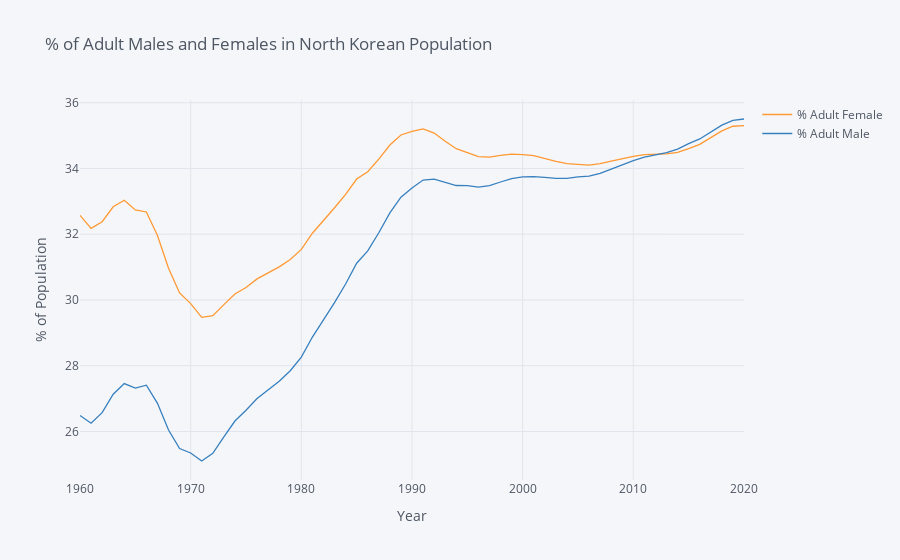

Notebook code cell kept with this figure:
### Code cell
nk["% Adult Female"] = nk["% Adult Female"]*nk["% Female"]/100
nk["% Adult Male"] = nk["% Adult Male"]*nk["% Male"]/100

nk[["% Adult Female", "% Adult Male"]].iplot(title="% of Adult Males and Females in North Korean Population",
                                            yTitle="% of Population",xTitle='Year')

### Figure 1 — Plotly figure (JSON) as saved in the notebook; plotly's stock layout.template omitted (floating-point values rounded to 4 significant figures)
{"data": [{"line": {"color": "rgba(255, 153, 51, 1.0)", "dash": "solid", "shape": "linear", "width": 1.3}, "mode": "lines", "name": "% Adult Female", "text": "", "type": "scatter", "x": [2020, 2019, 2018, 2017, 2016, 2015, 2014, 2013, 2012, 2011, 2010, 2009, 2008, 2007, 2006, 2005, 2004, 2003, 2002, 2001, 2000, 1999, 1998, 1997, 1996, 1995, 1994, 1993, 1992, 1991, 1990, 1989, 1988, 1987, 1986, 1985, 1984, 1983, 1982, 1981, 1980, 1979, 1978, 1977, 1976, 1975, 1974, 1973, 1972, 1971, 1970, 1969, 1968, 1967, 1966, 1965, 1964, 1963, 1962, 1961, 1960], "y": [35.3, 35.28, 35.14, 34.93, 34.73, 34.61, 34.49, 34.44, 34.44, 34.42, 34.36, 34.31, 34.23, 34.14, 34.1, 34.12, 34.15, 34.22, 34.31, 34.39, 34.42, 34.44, 34.4, 34.34, 34.36, 34.47, 34.6, 34.83, 35.08, 35.21, 35.13, 35.02, 34.71, 34.28, 33.9, 33.68, 33.21, 32.8, 32.43, 32.03, 31.54, 31.23, 31.01, 30.84, 30.64, 30.38, 30.18, 29.86, 29.52, 29.47, 29.89, 30.21, 30.97, 31.96, 32.68, 32.74, 33.03, 32.83, 32.38, 32.18, 32.57]}, {"line": {"color": "rgba(55, 128, 191, 1.0)", "dash": "solid", "shape": "linear", "width": 1.3}, "mode": "lines", "name": "% Adult Male", "text": "", "type": "scatter", "x": [2020, 2019, 2018, 2017, 2016, 2015, 2014, 2013, 2012, 2011, 2010, 2009, 2008, 2007, 2006, 2005, 2004, 2003, 2002, 2001, 2000, 1999, 1998, 1997, 1996, 1995, 1994, 1993, 1992, 1991, 1990, 1989, 1988, 1987, 1986, 1985, 1984, 1983, 1982, 1981, 1980, 1979, 1978, 1977, 1976, 1975, 1974, 1973, 1972, 1971, 1970, 1969, 1968, 1967, 1966, 1965, 1964, 1963, 1962, 1961, 1960], "y": [35.5, 35.46, 35.32, 35.1, 34.9, 34.76, 34.59, 34.48, 34.41, 34.35, 34.24, 34.11, 33.98, 33.85, 33.77, 33.75, 33.7, 33.7, 33.73, 33.75, 33.74, 33.69, 33.59, 33.48, 33.43, 33.48, 33.48, 33.57, 33.67, 33.65, 33.41, 33.13, 32.65, 32.04, 31.49, 31.12, 30.49, 29.92, 29.41, 28.87, 28.26, 27.85, 27.53, 27.28, 27.0, 26.65, 26.32, 25.84, 25.33, 25.1, 25.35, 25.48, 26.05, 26.86, 27.41, 27.32, 27.46, 27.13, 26.57, 26.25, 26.49]}], "layout": {"legend": {"bgcolor": "#F5F6F9", "font": {"color": "#4D5663"}}, "paper_bgcolor": "#F5F6F9", "plot_bgcolor": "#F5F6F9", "title": {"font": {"color": "#4D5663"}, "text": "% of Adult Males and Females in North Korean Population"}, "xaxis": {"gridcolor": "#E1E5ED", "showgrid": true, "tickfont": {"color": "#4D5663"}, "title": {"font": {"color": "#4D5663"}, "text": "Year"}, "zerolinecolor": "#E1E5ED"}, "yaxis": {"gridcolor": "#E1E5ED", "showgrid": true, "tickfont": {"color": "#4D5663"}, "title": {"font": {"color": "#4D5663"}, "text": "% of Population"}, "zerolinecolor": "#E1E5ED"}}}
